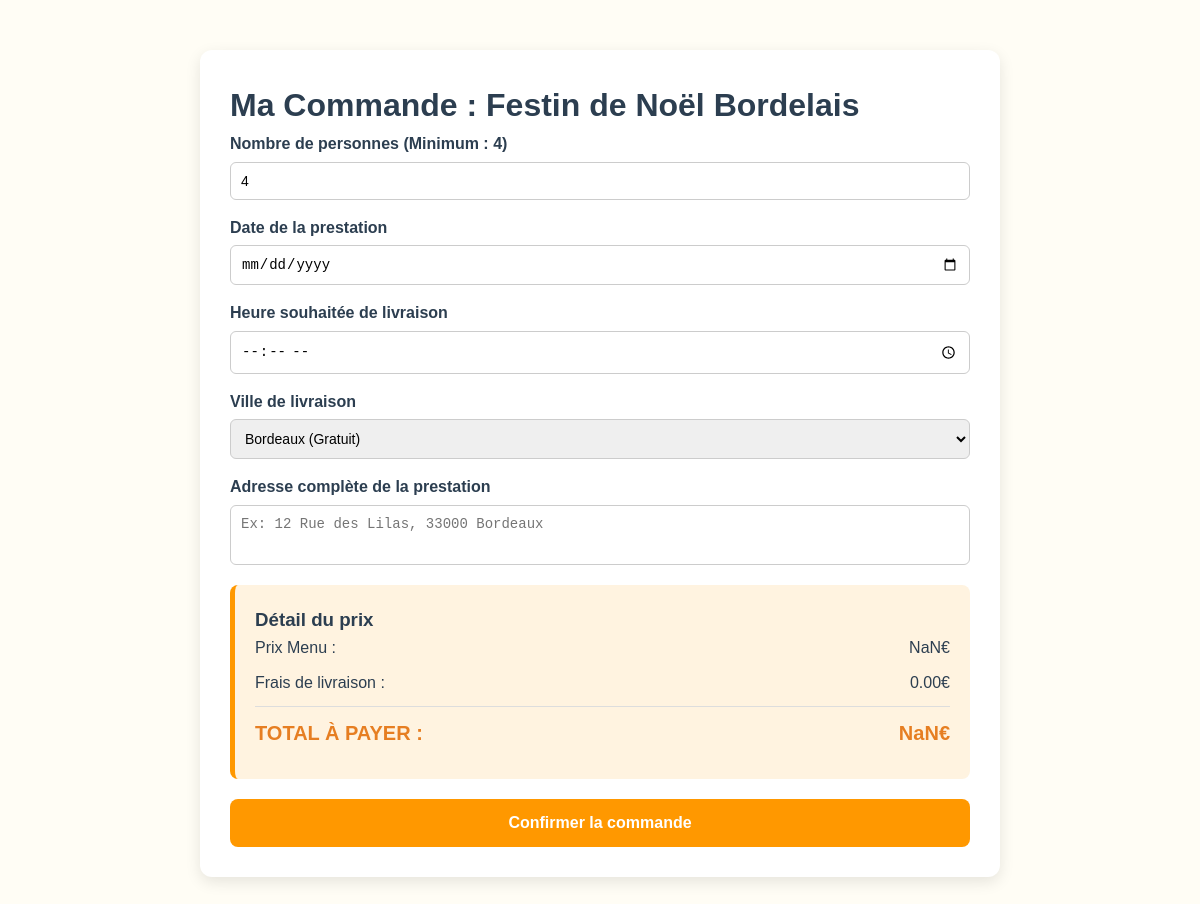
The page /passer-commande.php?menu_id=1 (signed in) on the database its author committed.
### tables this page shows
CREATE TABLE `menus` (
  `id` int(11) NOT NULL,
  `titre` varchar(150) NOT NULL,
  `description` text NOT NULL,
  `image` varchar(255) DEFAULT NULL,
  `galerie` text DEFAULT NULL,
  `theme` enum('Noël','Pâques','Classique','Évènement') DEFAULT 'Classique',
  `regime` enum('Classique','Végétarien','Vegan') DEFAULT 'Classique',
  `nb_pers_min` int(11) DEFAULT 1,
  `prix_min_pers` decimal(10,2) NOT NULL,
  `entrees` text DEFAULT NULL,
  `plats` text DEFAULT NULL,
  `desserts` text DEFAULT NULL,
  `allergenes` varchar(255) DEFAULT NULL,
  `conditions_prestation` text DEFAULT NULL,
  `stock_dispo` int(11) DEFAULT 0,
  `entree` text DEFAULT NULL,
  `plat` text DEFAULT NULL,
  `dessert` text DEFAULT NULL,
  `conditions` text DEFAULT NULL,
  `stock` int(11) DEFAULT 0
);

### passer-commande.php (the view, shortened to what this page needs)
<?php
require_once('config.php');
$menu_id = $_GET['menu_id'];
$res = mysqli_query($conn, "SELECT * FROM menus WHERE id = $menu_id");
$menu = mysqli_fetch_assoc($res);
?>
<!DOCTYPE html>
<html lang="fr">
<head>
    <link rel="stylesheet" href="css/style.css">
</head>
<body>
    <div class="checkout-container">
        <h1>Ma Commande : <?php echo $menu['titre']; ?></h1>
        <form action="traitement-reservation.php" method="POST" id="orderForm">
            <div class="form-group">
                <label>Nombre de personnes (Minimum : <?php echo $menu['nb_pers_min']; ?>)</label>
                <input type="number" name="nb_pers" id="nb_pers" value="<?php echo $menu['nb_pers_min']; ?>" min="<?php echo $menu['nb_pers_min']; ?>" oninput="calculerPrix()">
            </div>
            <div class="form-group">
                <label>Date de la prestation</label>
                <input type="date" name="date_evenement" required>
            </div>
            <div class="form-group">
                <label>Heure souhaitée de livraison</label>
                <input type="time" name="heure_livraison" required>
            </div>
            <div class="form-group">
                <label>Ville de livraison</label>
                <select name="ville" id="ville" onchange="calculerPrix()">
                    <option value="Bordeaux">Bordeaux (Gratuit)</option>
                </select>
            </div>
            <div class="form-group">
                <label>Adresse complète de la prestation</label>
                <textarea name="adresse_prestation" required placeholder="Ex: 12 Rue des Lilas, 33000 Bordeaux" style="height: 60px; resize: none;"></textarea>
            </div>
            <div class="price-box">
                <h3>Détail du prix</h3>
                <div class="summary-item">
                    <span>Prix Menu :</span>
                    <span><span id="display_prix_menu">0.00</span>€</span>
                </div>
                <div class="summary-item">
                    <span>Frais de livraison :</span>
                    <span><span id="display_livraison">0.00</span>€</span>
                </div>
                <div class="summary-item total">
                    <span>TOTAL À PAYER :</span>
                    <span><span id="display_total">0.00</span>€</span>
                </div>
            </div>
            <button type="submit" class="btn-reserver" style="width:100%; margin-top:20px;">Confirmer la commande</button>
        </form>
    </div>
</body>
</html>

### css/style.css (style rules this page uses)
:root { --bordeaux: #800000; --orange: #E67E22; --creme: #FFFDF5; --charbon: #2C3E50; --blanc: #FFFFFF; --gris-fond: #F9F9F9; --gris-clair: #E0E0E0; }
* { margin: 0; padding: 0; box-sizing: border-box; }
body { font-family: 'Lato', sans-serif; background-color: var(--creme); color: var(--charbon); line-height: 1.6; }

### passer-commande.php (style rules this page uses)
.checkout-container { max-width: 800px; margin: 50px auto; background: white; padding: 30px; border-radius: 12px; box-shadow: 0 5px 15px rgba(0,0,0,0.1); font-family: sans-serif; }
.form-group { margin-bottom: 15px; display: flex; flex-direction: column; }
.form-group label { margin-bottom: 5px; font-weight: bold; }
.form-group input, .form-group select, .form-group textarea { padding: 10px; border: 1px solid #ccc; border-radius: 6px; font-size: 14px; }
.price-box { background: #fff3e0; padding: 20px; border-radius: 8px; margin-top: 20px; border-left: 5px solid #ff9800; }
.summary-item { display: flex; justify-content: space-between; margin-bottom: 10px; }
.total { font-size: 20px; font-weight: bold; color: #e67e22; border-top: 1px solid #ddd; padding-top: 10px; }
.btn-reserver { background: #ff9800; color: white; border: none; padding: 15px; border-radius: 8px; font-size: 16px; font-weight: bold; cursor: pointer; }

### rows shown on the page
menus: titre "Festin de Noël Bordelais", nb_pers_min "4", nb_pers "4"
